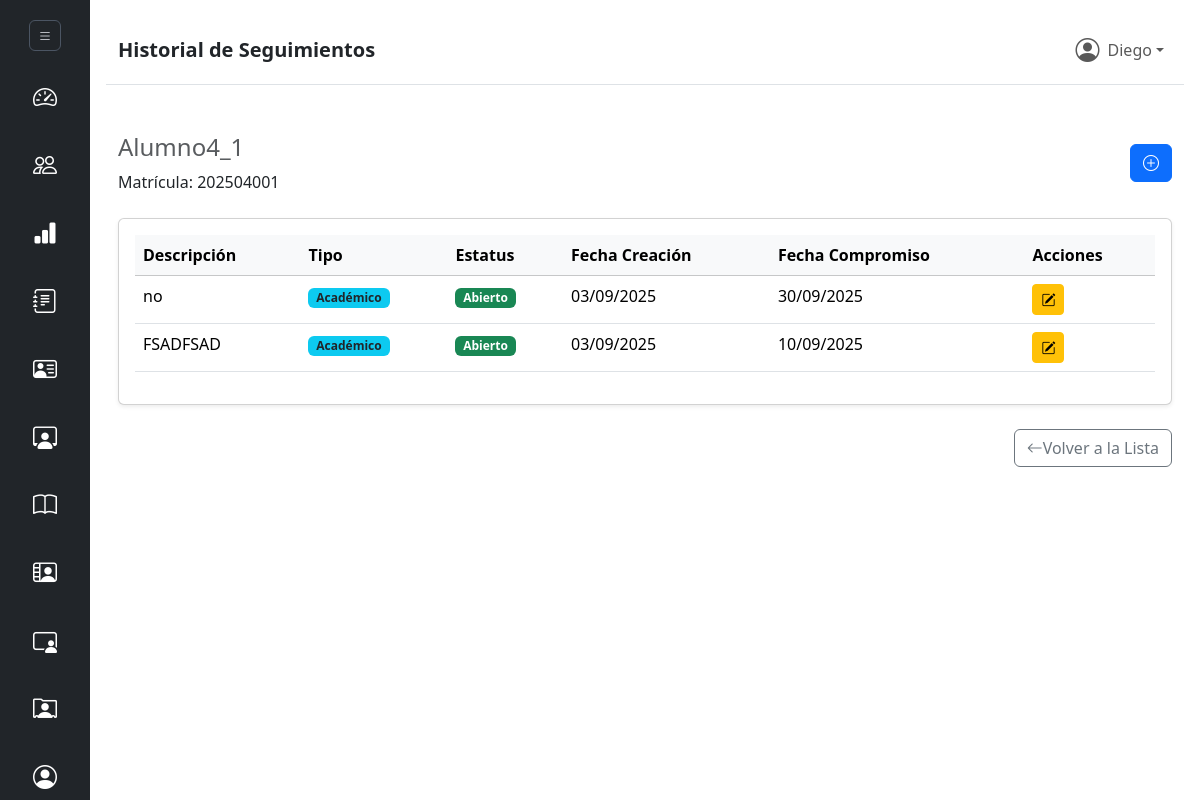
Screenshot of /ver_seguimientos.php?id_alumno=305 (signed in) with the database file from the repository.
### tables this page shows
CREATE TABLE `alumnos` (
  `id_alumno` int(10) UNSIGNED NOT NULL,
  `matricula` varchar(20) NOT NULL,
  `nombre` varchar(120) NOT NULL,
  `apellido_paterno` varchar(60) NOT NULL,
  `apellido_materno` varchar(60) DEFAULT NULL,
  `estatus` tinyint(4) NOT NULL DEFAULT 1 COMMENT '1=Activo, 0=Inactivo, 2=Egresado, 3=Baja',
  `fecha_creacion` date NOT NULL DEFAULT current_timestamp(),
  `fecha_movimiento` timestamp NOT NULL DEFAULT current_timestamp() ON UPDATE current_timestamp(),
  `usuarios_id_usuario_movimiento` int(10) UNSIGNED DEFAULT NULL,
  `carreras_id_carrera` int(10) UNSIGNED NOT NULL,
  `grupos_id_grupo` int(10) UNSIGNED DEFAULT NULL
);

CREATE TABLE `seguimientos` (
  `id_seguimiento` bigint(20) UNSIGNED NOT NULL,
  `descripcion` text NOT NULL,
  `estatus` tinyint(4) NOT NULL DEFAULT 1 COMMENT '1=Abierto, 2=En Progreso, 3=Cerrado',
  `fecha_creacion` date NOT NULL DEFAULT curdate(),
  `fecha_movimiento` date NOT NULL DEFAULT curdate(),
  `fecha_compromiso` date DEFAULT NULL,
  `usuarios_id_usuario_movimiento` int(10) UNSIGNED DEFAULT NULL,
  `alumnos_id_alumno` int(10) UNSIGNED NOT NULL,
  `tutor_id` int(10) UNSIGNED DEFAULT NULL,
  `tipo_seguimiento_id` int(10) UNSIGNED DEFAULT NULL
);

CREATE TABLE `tipo_seguimiento` (
  `id_tipo_seguimiento` int(10) UNSIGNED NOT NULL,
  `nombre` varchar(100) NOT NULL
);

### controllers/alumnoController.php (called while the page is built, shortened)
<?php
require_once __DIR__ . "/../models/Alumno.php";
class AlumnoController {
    public $alumno;
    public function __construct($conn) {
        $this->alumno = new Alumno($conn);
    }
                ?>
            <?php
    public function obtenerAlumnoPorId($idAlumno) {
        $sql = "SELECT * FROM alumnos WHERE id_alumno = :id_alumno";
        $stmt = $this->alumno->conn->prepare($sql);
        $stmt->bindParam(':id_alumno', $idAlumno, PDO::PARAM_INT);
        $stmt->execute();
        return $stmt->fetch(PDO::FETCH_ASSOC);
    }
}
?>

### models/Alumno.php (called while the page is built, shortened)
<?php
class Alumno {
    public function __construct($db = null) {
        $this->conn = $db;
    }
}
?>

### models/Seguimiento.php (called while the page is built, shortened)
<?php
class Seguimiento {
    private $conn;
    private $table = "seguimientos";
    public function __construct($db) {
        $this->conn = $db;
    }
    public function getByAlumno($idAlumno) {
        $sql = "SELECT s.*, ts.nombre as tipo_seguimiento_nombre
                FROM " . $this->table . " s
                LEFT JOIN tipo_seguimiento ts ON s.tipo_seguimiento_id = ts.id_tipo_seguimiento
                WHERE s.alumnos_id_alumno = :idAlumno
                ORDER BY s.fecha_creacion DESC";
        $stmt = $this->conn->prepare($sql);
        $stmt->bindParam(":idAlumno", $idAlumno, PDO::PARAM_INT);
        $stmt->execute();
        return $stmt->fetchAll(PDO::FETCH_ASSOC);
    }
}
?>

### views/ver_seguimientos.php (the view, shortened to what this page needs)
<?php
require_once __DIR__ . "/../controllers/authController.php";
require_once __DIR__ . "/../controllers/alumnoController.php";
require_once __DIR__ . "/../models/Seguimiento.php";
$id_alumno = filter_input(INPUT_GET, 'id_alumno', FILTER_VALIDATE_INT);
$alumnoController = new AlumnoController($conn);
$alumno = $alumnoController->obtenerAlumnoPorId($id_alumno);
include 'objects/header.php';
$seguimientoModel = new Seguimiento($conn);
$seguimientos = $seguimientoModel->getByAlumno($id_alumno);
function getEstatus(int $estatus): string {
    switch ($estatus) {
        case 1: return '<span class="badge bg-success">Abierto</span>';
    }
}
function formatFecha(?string $fecha): string {
    return date("d/m/Y", strtotime($fecha));
}
?>
<div class="container py-5">
    <div class="row">
        <div class="col-12">
            <div class="d-flex justify-content-between align-items-center mb-4">
                <div>
                    <h4 class="text-muted fw-normal">
                        <?= htmlspecialchars($alumno['nombre_completo'] ?? $alumno['nombre']) ?>
                    </h4>
                    <p class="mb-0">Matrícula: <?= htmlspecialchars($alumno['matricula']) ?></p>
                </div>
                <a href="crear_seguimiento.php?id_alumno=<?= $id_alumno ?>" class="btn btn-primary">
                    <i class="bi bi-plus-circle"></i>
                </a>
            </div>
            <div class="card shadow-sm">
                <div class="card-body">
                    <?php if (empty($seguimientos)): ?>
                        <div class="text-center p-4">
                            <p class="mb-0">Aún no hay seguimientos para este alumno.</p>
                        </div>
                    <?php else: ?>
                        <div class="table-responsive">
                            <table class="table table-hover">
                                <thead class="table-light">
                                    <tr>
                                        <th scope="col">Descripción</th>
                                        <th scope="col">Tipo</th>
                                        <th scope="col">Estatus</th>
                                        <th scope="col">Fecha Creación</th>
                                        <th scope="col">Fecha Compromiso</th>
                                        <th scope="col">Acciones</th> </tr>
                                </thead>
                                <tbody>
                                    <?php foreach ($seguimientos as $seguimiento): ?>
                                        <tr>
                                            <td><?= htmlspecialchars($seguimiento['descripcion']) ?></td>
                                            <td>
                                                <span class="badge bg-info text-dark">
                                                    <?= htmlspecialchars($seguimiento['tipo_seguimiento_nombre'] ?? 'No asignado') ?>
                                                </span>
                                            </td>
                                            <td><?= getEstatus((int)$seguimiento['estatus']) ?></td>
                                            <td><?= formatFecha($seguimiento['fecha_creacion']) ?></td>
                                            <td><?= formatFecha($seguimiento['fecha_compromiso']) ?></td>
                                            <td>
                                                <a href="editar_seguimiento.php?id_seguimiento=<?= $seguimiento['id_seguimiento'] ?>" class="btn btn-sm btn-warning">
                                                    <i class="bi bi-pencil-square"></i>
                                                </a>
                                            </td>
                                        </tr>
                                    <?php endforeach; ?>
                                </tbody>
                            </table>
                        </div>
                    <?php endif; ?>
                </div>
            </div>
            <div class="mt-4 text-end">
                <a href="listas.php" class="btn btn-outline-secondary">
                    <i class="bi bi-arrow-left"></i>Volver a la Lista
                </a>
            </div>
        </div>
    </div>
</div>
<?php include 'objects/footer.php'; ?>

### rows the page displays
alumnos: nombre "Alumno4_1", matricula "202504001"
seguimientos: descripcion "no", tipo_seguimiento.nombre "Académico", estatus "Abierto", fecha_creacion "03/09/2025", fecha_compromiso "30/09/2025"
seguimientos: descripcion "FSADFSAD", tipo_seguimiento.nombre "Académico", estatus "Abierto", fecha_creacion "03/09/2025", fecha_compromiso "10/09/2025"

### other values shown
$page_title "Historial de Seguimientos"
$_SESSION['usuario_nombre'] "Diego"
